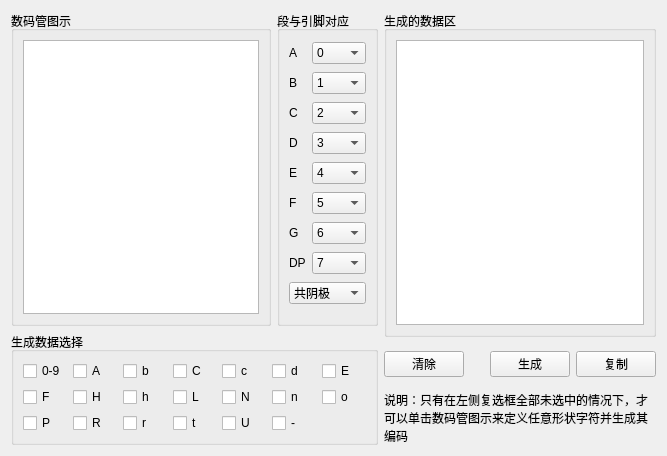
<?xml version="1.0" encoding="UTF-8"?>
<ui version="4.0">
 <class>Seg7LED</class>
 <widget class="QWidget" name="Seg7LED">
  <property name="geometry">
   <rect>
    <x>0</x>
    <y>0</y>
    <width>667</width>
    <height>456</height>
   </rect>
  </property>
  <property name="windowTitle">
   <string>数码管模</string>
  </property>
  <layout class="QHBoxLayout" name="Seg7LEDLayout">
   <item>
    <layout class="QVBoxLayout" name="vLayout1">
     <item>
      <layout class="QHBoxLayout" name="hLayout11">
       <item>
        <widget class="QGroupBox" name="grpShape">
         <property name="title">
          <string>数码管图示</string>
         </property>
         <layout class="QHBoxLayout" name="grpShapeLayout">
          <item>
           <widget class="QGraphicsView" name="graShape">
            <property name="backgroundBrush">
             <brush brushstyle="SolidPattern">
              <color alpha="255">
               <red>240</red>
               <green>240</green>
               <blue>240</blue>
              </color>
             </brush>
            </property>
           </widget>
          </item>
         </layout>
        </widget>
       </item>
       <item>
        <widget class="QGroupBox" name="grpPin">
         <property name="title">
          <string>段与引脚对应</string>
         </property>
         <layout class="QGridLayout" name="grpPinLayout">
          <item row="1" column="1">
           <widget class="QComboBox" name="cmbPinB">
            <property name="currentIndex">
             <number>1</number>
            </property>
            <item>
             <property name="text">
              <string>0</string>
             </property>
            </item>
            <item>
             <property name="text">
              <string>1</string>
             </property>
            </item>
            <item>
             <property name="text">
              <string>2</string>
             </property>
            </item>
            <item>
             <property name="text">
              <string>3</string>
             </property>
            </item>
            <item>
             <property name="text">
              <string>4</string>
             </property>
            </item>
            <item>
             <property name="text">
              <string>5</string>
             </property>
            </item>
            <item>
             <property name="text">
              <string>6</string>
             </property>
            </item>
            <item>
             <property name="text">
              <string>7</string>
             </property>
            </item>
           </widget>
          </item>
          <item row="7" column="1">
           <widget class="QComboBox" name="cmbPinDP">
            <property name="currentIndex">
             <number>7</number>
            </property>
            <item>
             <property name="text">
              <string>0</string>
             </property>
            </item>
            <item>
             <property name="text">
              <string>1</string>
             </property>
            </item>
            <item>
             <property name="text">
              <string>2</string>
             </property>
            </item>
            <item>
             <property name="text">
              <string>3</string>
             </property>
            </item>
            <item>
             <property name="text">
              <string>4</string>
             </property>
            </item>
            <item>
             <property name="text">
              <string>5</string>
             </property>
            </item>
            <item>
             <property name="text">
              <string>6</string>
             </property>
            </item>
            <item>
             <property name="text">
              <string>7</string>
             </property>
            </item>
           </widget>
          </item>
          <item row="1" column="0">
           <widget class="QLabel" name="lblPinB">
            <property name="text">
             <string>B</string>
            </property>
           </widget>
          </item>
          <item row="2" column="0">
           <widget class="QLabel" name="lblPinC">
            <property name="text">
             <string>C</string>
            </property>
           </widget>
          </item>
          <item row="3" column="1">
           <widget class="QComboBox" name="cmbPinD">
            <property name="currentIndex">
             <number>3</number>
            </property>
            <item>
             <property name="text">
              <string>0</string>
             </property>
            </item>
            <item>
             <property name="text">
              <string>1</string>
             </property>
            </item>
            <item>
             <property name="text">
              <string>2</string>
             </property>
            </item>
            <item>
             <property name="text">
              <string>3</string>
             </property>
            </item>
            <item>
             <property name="text">
              <string>4</string>
             </property>
            </item>
            <item>
             <property name="text">
              <string>5</string>
             </property>
            </item>
            <item>
             <property name="text">
              <string>6</string>
             </property>
            </item>
            <item>
             <property name="text">
              <string>7</string>
             </property>
            </item>
           </widget>
          </item>
          <item row="2" column="1">
           <widget class="QComboBox" name="cmbPinC">
            <property name="currentIndex">
             <number>2</number>
            </property>
            <item>
             <property name="text">
              <string>0</string>
             </property>
            </item>
            <item>
             <property name="text">
              <string>1</string>
             </property>
            </item>
            <item>
             <property name="text">
              <string>2</string>
             </property>
            </item>
            <item>
             <property name="text">
              <string>3</string>
             </property>
            </item>
            <item>
             <property name="text">
              <string>4</string>
             </property>
            </item>
            <item>
             <property name="text">
              <string>5</string>
             </property>
            </item>
            <item>
             <property name="text">
              <string>6</string>
             </property>
            </item>
            <item>
             <property name="text">
              <string>7</string>
             </property>
            </item>
           </widget>
          </item>
          <item row="4" column="0">
           <widget class="QLabel" name="lblPinE">
            <property name="text">
             <string>E</string>
            </property>
           </widget>
          </item>
          <item row="3" column="0">
           <widget class="QLabel" name="lblPinD">
            <property name="text">
             <string>D</string>
            </property>
           </widget>
          </item>
          <item row="0" column="1">
           <widget class="QComboBox" name="cmbPinA">
            <property name="sizePolicy">
             <sizepolicy hsizetype="Expanding" vsizetype="Fixed">
              <horstretch>0</horstretch>
              <verstretch>0</verstretch>
             </sizepolicy>
            </property>
            <item>
             <property name="text">
              <string>0</string>
             </property>
            </item>
            <item>
             <property name="text">
              <string>1</string>
             </property>
            </item>
            <item>
             <property name="text">
              <string>2</string>
             </property>
            </item>
            <item>
             <property name="text">
              <string>3</string>
             </property>
            </item>
            <item>
             <property name="text">
              <string>4</string>
             </property>
            </item>
            <item>
             <property name="text">
              <string>5</string>
             </property>
            </item>
            <item>
             <property name="text">
              <string>6</string>
             </property>
            </item>
            <item>
             <property name="text">
              <string>7</string>
             </property>
            </item>
           </widget>
          </item>
          <item row="0" column="0">
           <widget class="QLabel" name="lblPinA">
            <property name="text">
             <string>A</string>
            </property>
           </widget>
          </item>
          <item row="6" column="1">
           <widget class="QComboBox" name="cmbPinG">
            <property name="currentIndex">
             <number>6</number>
            </property>
            <item>
             <property name="text">
              <string>0</string>
             </property>
            </item>
            <item>
             <property name="text">
              <string>1</string>
             </property>
            </item>
            <item>
             <property name="text">
              <string>2</string>
             </property>
            </item>
            <item>
             <property name="text">
              <string>3</string>
             </property>
            </item>
            <item>
             <property name="text">
              <string>4</string>
             </property>
            </item>
            <item>
             <property name="text">
              <string>5</string>
             </property>
            </item>
            <item>
             <property name="text">
              <string>6</string>
             </property>
            </item>
            <item>
             <property name="text">
              <string>7</string>
             </property>
            </item>
           </widget>
          </item>
          <item row="5" column="1">
           <widget class="QComboBox" name="cmbPinF">
            <property name="currentIndex">
             <number>5</number>
            </property>
            <item>
             <property name="text">
              <string>0</string>
             </property>
            </item>
            <item>
             <property name="text">
              <string>1</string>
             </property>
            </item>
            <item>
             <property name="text">
              <string>2</string>
             </property>
            </item>
            <item>
             <property name="text">
              <string>3</string>
             </property>
            </item>
            <item>
             <property name="text">
              <string>4</string>
             </property>
            </item>
            <item>
             <property name="text">
              <string>5</string>
             </property>
            </item>
            <item>
             <property name="text">
              <string>6</string>
             </property>
            </item>
            <item>
             <property name="text">
              <string>7</string>
             </property>
            </item>
           </widget>
          </item>
          <item row="6" column="0">
           <widget class="QLabel" name="lblPinG">
            <property name="text">
             <string>G</string>
            </property>
           </widget>
          </item>
          <item row="7" column="0">
           <widget class="QLabel" name="lblPinDP">
            <property name="text">
             <string>DP</string>
            </property>
           </widget>
          </item>
          <item row="5" column="0">
           <widget class="QLabel" name="lblPinF">
            <property name="text">
             <string>F</string>
            </property>
           </widget>
          </item>
          <item row="4" column="1">
           <widget class="QComboBox" name="cmbPinE">
            <property name="currentIndex">
             <number>4</number>
            </property>
            <item>
             <property name="text">
              <string>0</string>
             </property>
            </item>
            <item>
             <property name="text">
              <string>1</string>
             </property>
            </item>
            <item>
             <property name="text">
              <string>2</string>
             </property>
            </item>
            <item>
             <property name="text">
              <string>3</string>
             </property>
            </item>
            <item>
             <property name="text">
              <string>4</string>
             </property>
            </item>
            <item>
             <property name="text">
              <string>5</string>
             </property>
            </item>
            <item>
             <property name="text">
              <string>6</string>
             </property>
            </item>
            <item>
             <property name="text">
              <string>7</string>
             </property>
            </item>
           </widget>
          </item>
          <item row="8" column="0" colspan="2">
           <widget class="QComboBox" name="cmbPolar">
            <item>
             <property name="text">
              <string>共阴极</string>
             </property>
            </item>
            <item>
             <property name="text">
              <string>共阳极</string>
             </property>
            </item>
           </widget>
          </item>
         </layout>
        </widget>
       </item>
      </layout>
     </item>
     <item>
      <widget class="QGroupBox" name="grpChar">
       <property name="title">
        <string>生成数据选择</string>
       </property>
       <layout class="QGridLayout" name="grpCharLayout">
        <item row="0" column="0">
         <widget class="QCheckBox" name="chkChar0_9">
          <property name="text">
           <string>0-9</string>
          </property>
         </widget>
        </item>
        <item row="0" column="1">
         <widget class="QCheckBox" name="chkCharA">
          <property name="text">
           <string>A</string>
          </property>
         </widget>
        </item>
        <item row="0" column="2">
         <widget class="QCheckBox" name="chkCharb">
          <property name="text">
           <string>b</string>
          </property>
         </widget>
        </item>
        <item row="0" column="3">
         <widget class="QCheckBox" name="chkCharC">
          <property name="text">
           <string>C</string>
          </property>
         </widget>
        </item>
        <item row="0" column="4">
         <widget class="QCheckBox" name="chkCharc">
          <property name="text">
           <string>c</string>
          </property>
         </widget>
        </item>
        <item row="0" column="5">
         <widget class="QCheckBox" name="chkChard">
          <property name="text">
           <string>d</string>
          </property>
         </widget>
        </item>
        <item row="0" column="6">
         <widget class="QCheckBox" name="chkCharE">
          <property name="text">
           <string>E</string>
          </property>
         </widget>
        </item>
        <item row="1" column="0">
         <widget class="QCheckBox" name="chkCharF">
          <property name="text">
           <string>F</string>
          </property>
         </widget>
        </item>
        <item row="1" column="1">
         <widget class="QCheckBox" name="chkCharH">
          <property name="text">
           <string>H</string>
          </property>
         </widget>
        </item>
        <item row="1" column="2">
         <widget class="QCheckBox" name="chkCharh">
          <property name="text">
           <string>h</string>
          </property>
         </widget>
        </item>
        <item row="1" column="3">
         <widget class="QCheckBox" name="chkCharL">
          <property name="text">
           <string>L</string>
          </property>
         </widget>
        </item>
        <item row="1" column="4">
         <widget class="QCheckBox" name="chkCharN">
          <property name="text">
           <string>N</string>
          </property>
         </widget>
        </item>
        <item row="1" column="5">
         <widget class="QCheckBox" name="chkCharn">
          <property name="text">
           <string>n</string>
          </property>
         </widget>
        </item>
        <item row="1" column="6">
         <widget class="QCheckBox" name="chkCharo">
          <property name="text">
           <string>o</string>
          </property>
         </widget>
        </item>
        <item row="2" column="0">
         <widget class="QCheckBox" name="chkCharP">
          <property name="text">
           <string>P</string>
          </property>
         </widget>
        </item>
        <item row="2" column="1">
         <widget class="QCheckBox" name="chkCharR">
          <property name="text">
           <string>R</string>
          </property>
         </widget>
        </item>
        <item row="2" column="2">
         <widget class="QCheckBox" name="chkCharr">
          <property name="text">
           <string>r</string>
          </property>
         </widget>
        </item>
        <item row="2" column="3">
         <widget class="QCheckBox" name="chkChart">
          <property name="text">
           <string>t</string>
          </property>
         </widget>
        </item>
        <item row="2" column="4">
         <widget class="QCheckBox" name="chkCharU">
          <property name="text">
           <string>U</string>
          </property>
         </widget>
        </item>
        <item row="2" column="5">
         <widget class="QCheckBox" name="chkChar_">
          <property name="text">
           <string>-</string>
          </property>
         </widget>
        </item>
       </layout>
      </widget>
     </item>
    </layout>
   </item>
   <item>
    <layout class="QVBoxLayout" name="vlayout2">
     <item>
      <widget class="QGroupBox" name="grpData">
       <property name="title">
        <string>生成的数据区</string>
       </property>
       <layout class="QHBoxLayout" name="grpDataLayout">
        <property name="bottomMargin">
         <number>9</number>
        </property>
        <item>
         <widget class="QTextEdit" name="txtData">
          <property name="readOnly">
           <bool>true</bool>
          </property>
         </widget>
        </item>
       </layout>
      </widget>
     </item>
     <item>
      <layout class="QHBoxLayout" name="hLayout21">
       <property name="topMargin">
        <number>8</number>
       </property>
       <property name="bottomMargin">
        <number>8</number>
       </property>
       <item>
        <widget class="QPushButton" name="btnClear">
         <property name="text">
          <string>清除</string>
         </property>
        </widget>
       </item>
       <item>
        <spacer name="hSpacer21">
         <property name="orientation">
          <enum>Qt::Horizontal</enum>
         </property>
         <property name="sizeHint" stdset="0">
          <size>
           <width>40</width>
           <height>20</height>
          </size>
         </property>
        </spacer>
       </item>
       <item>
        <widget class="QPushButton" name="btnMake">
         <property name="text">
          <string>生成</string>
         </property>
        </widget>
       </item>
       <item>
        <widget class="QPushButton" name="btnCopy">
         <property name="text">
          <string>复制</string>
         </property>
        </widget>
       </item>
      </layout>
     </item>
     <item>
      <widget class="QLabel" name="label">
       <property name="text">
        <string>&lt;html&gt;&lt;head/&gt;&lt;body&gt;&lt;p&gt;&lt;span style=&quot; color:#000000;&quot;&gt;说明：只有在左侧复选框全部未选中的情况下，才可以单击数码管图示来定义任意形状字符&lt;/span&gt;并生成其编码&lt;/p&gt;&lt;/body&gt;&lt;/html&gt;</string>
       </property>
       <property name="wordWrap">
        <bool>true</bool>
       </property>
       <property name="margin">
        <number>0</number>
       </property>
      </widget>
     </item>
    </layout>
   </item>
  </layout>
 </widget>
 <resources/>
 <connections/>
</ui>
